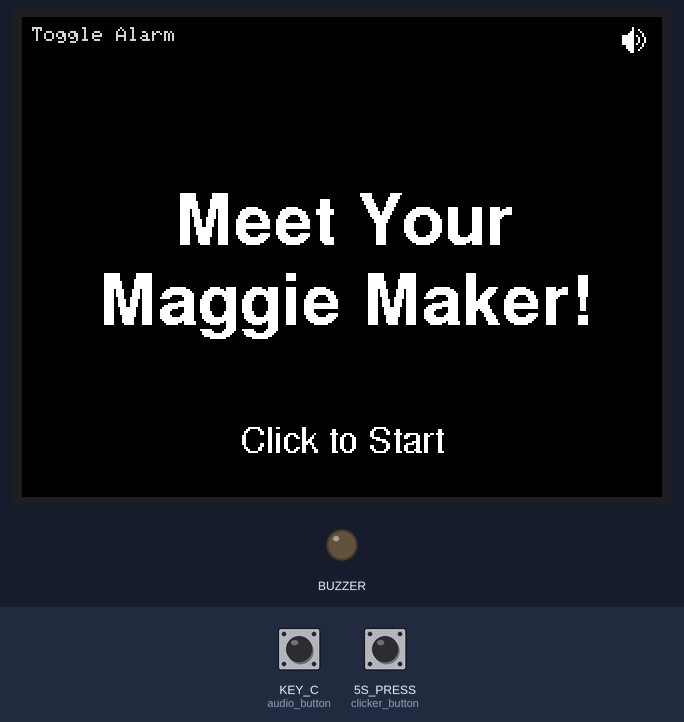
Bench run of a sketch on a simulated Seeed Wio Terminal. On the bench: 320×240 colour display, output pins drawn as LEDs (lit = HIGH). Inputs (shaded band) come from the test bench; at power-on: 5S_PRESS (clicker_button) HIGH, KEY_C (audio_button) HIGH.

Above: at 1.4 s.
1.5 s: 5S_PRESS (clicker_button) pulled LOW for 0.15 s
At 3.1 s:
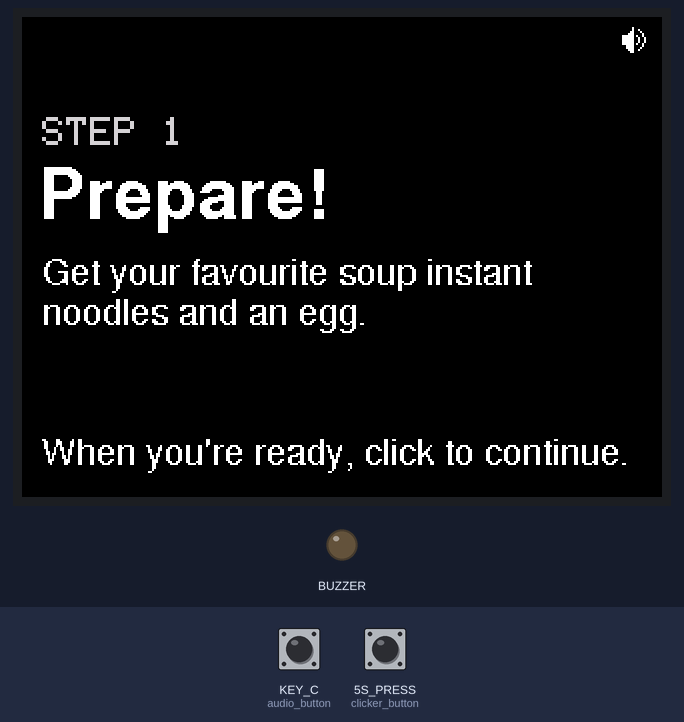
3.6 s: 5S_PRESS (clicker_button) pulled LOW for 3.2 s
At 7.5 s:
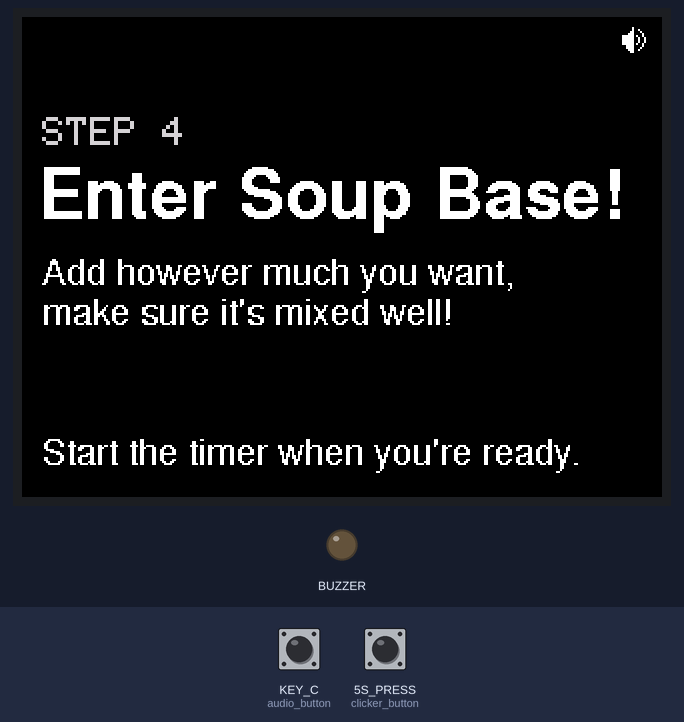
8.3 s: 5S_PRESS (clicker_button) pulled LOW for 1 s
At 11.0 s:
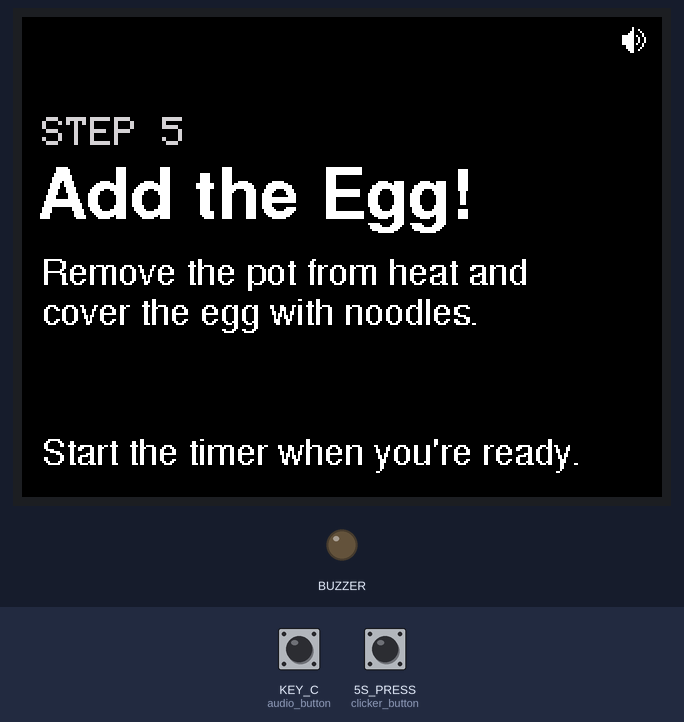
11.4 s: 5S_PRESS (clicker_button) pulled LOW for 1 s
At 14.2 s:
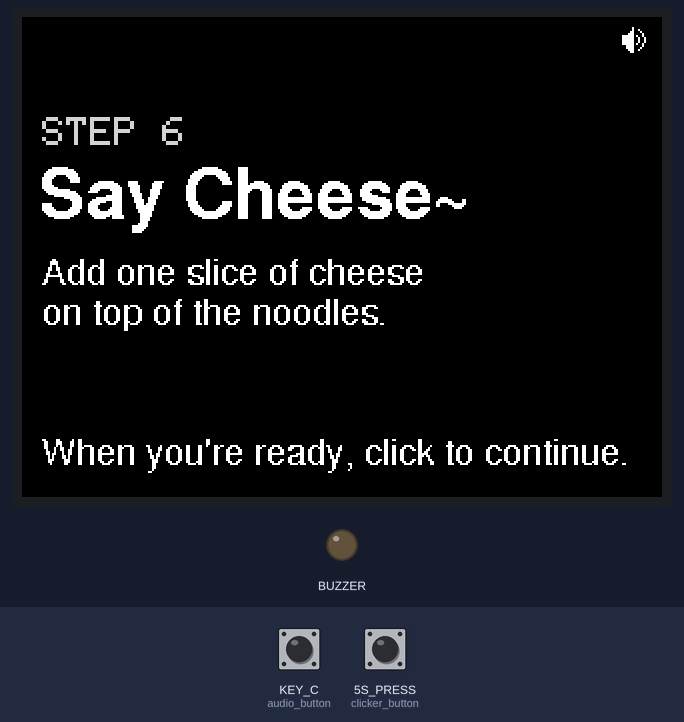
14.5 s: 5S_PRESS (clicker_button) pulled LOW for 0.15 s
At 16.5 s:
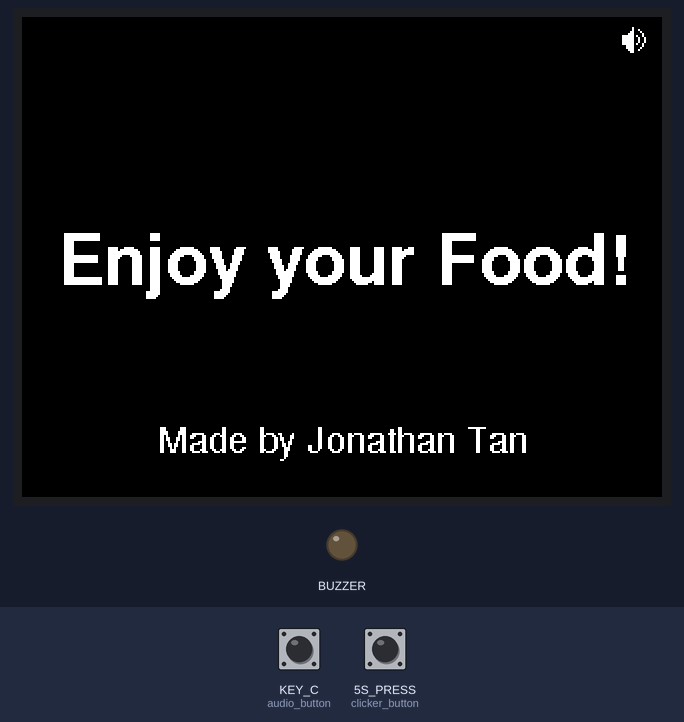
Timing chart, 0 to 17.6 s (numbered marks = the images above; inputs shaded):
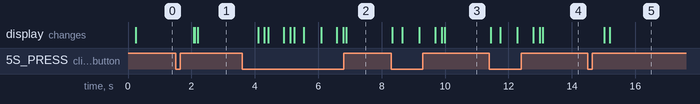

The sketch:

WioTerminal_MaggieMaker.ino
```cpp
// MaggieMaker: A Customisable Kitchen Timer
// Author: Jonathan Tan
// Jan 2021
// Written for Seeed Wio Terminal

#include <TFT_eSPI.h>
#include"Free_Fonts.h"

// EDIT THE FOLLOWING TO DECLARE BUTTON PINS FOR OTHER ARDUINO BOARDS
const auto clicker_button = WIO_5S_PRESS;
const auto audio_button = WIO_KEY_C;

// Initialise State Variables
int alarm_state = 1;
int clicker_state = 0;
bool skipped_timer = false;

TFT_eSPI tft;
TFT_eSprite ttext(&tft);
TFT_eSprite alarm_text(&tft);
TFT_eSprite step_number(&tft);
TFT_eSprite title_text(&tft);
TFT_eSprite notes1_text(&tft);
TFT_eSprite notes2_text(&tft);
TFT_eSprite notes3_text(&tft);
TFT_eSprite action_text(&tft);
TFT_eSprite sp(&tft);


void clear_timer() {
    tft.fillRect(0, 200, 400, 40, TFT_BLACK);
    action_text.deleteSprite();
}

void clear_all() {
    tft.fillRect(0, 50, 400, 200, TFT_BLACK);
    tft.fillRect(0, 0, 150, 20, TFT_BLACK);
}

void clear_sprites(String notes2, String notes3) {
    step_number.deleteSprite();
    title_text.deleteSprite();
    notes1_text.deleteSprite();
    action_text.deleteSprite();
    if (notes2.length() != 0) {
        notes2_text.deleteSprite();
    }
    if (notes3.length() != 0) {
        notes3_text.deleteSprite();
    }
}

void alarm() {
    for (int k=0; k<3; k++) {
        for (int i=0; i<3; i++) {
            analogWrite(WIO_BUZZER, 150);
            delay(80);
            analogWrite(WIO_BUZZER, 0);
            delay(80);
        }
        delay(600);
    }
}

void alarm_logo() {
      sp.createSprite(12,13);
      sp.fillTriangle(5,0,5,13,0,6,0xFFFF);
      sp.fillRect(0,4,2,5,0xFFFF);
      sp.drawFastVLine(8,5,3,0xFFFF);
      sp.drawFastVLine(11,5,3,0xFFFF);
      sp.drawFastVLine(10,3,2,0xFFFF);
      sp.drawFastVLine(10,8,2,0xFFFF);
      sp.drawLine(8,1,10,3,0xFFFF);
      sp.drawLine(8,11,10,9,0xFFFF);
      sp.drawPixel(7,4,0xFFFF);
      sp.drawPixel(7,8,0xFFFF);
      sp.pushSprite(300, 5);
}

void cover(int mode, String line1 = "Meet Your", String line2 = "Maggie Maker!") {
    tft.setFreeFont(FSSB18);
    tft.setTextDatum(MC_DATUM);

    if (mode == 0) {
        // Add Toggle Alarm Text
        alarm_text.createSprite(80,10);
        alarm_text.setCursor(0,0);
        alarm_text.setTextColor(TFT_LIGHTGREY, 0);
        alarm_text.drawString("Toggle Alarm", 0,0);
        alarm_text.pushSprite(5,5);

        // Add Title Text
        tft.drawString(line1, 160, 100);
        tft.drawString(line2, 160, 140);
        tft.setFreeFont(FSS9);
        tft.drawString("Click to Start", 160, 210);

        // Wait for Input and Allow for Alarm Toggle
        while (clicker_state == 0) {
            if (digitalRead(audio_button) == LOW) {
              if (alarm_state == 1) {
                  alarm_state = 0;
                  tft.fillRect(300, 0, 50, 50, TFT_BLACK);
                  delay(500);
              } else if (alarm_state == 0) {
                  alarm_state = 1;
                  alarm_logo();
                  delay(500);
              }
            }
            if (digitalRead(clicker_button) == LOW) {
              clicker_state = 1;
              delay(500);
              alarm_text.deleteSprite();
            }
        }
    } else if (mode == 1) {
        // Ending Text
        tft.drawString("Enjoy your Food!", 160, 120);
        tft.setFreeFont(FSS9);
        tft.drawString("Made by Jonathan Tan", 160, 210);
        while (clicker_state == 0) {
            if (digitalRead(clicker_button) == LOW) {
              clicker_state = 1;
              delay(500);
            }
        }
    }
    clicker_state = 0;
    clear_all();
}

void page(int step_no, String title, int duration, String notes1, String notes2 = "", String notes3 = "") {

    // Display the Text Instructions
    step_number.createSprite(200, 15);
    step_number.setCursor(0,0);
    step_number.setTextColor(TFT_LIGHTGREY, 0);
    step_number.setTextSize(2);
    step_number.printf("STEP %d", step_no);
    step_number.pushSprite(10,50);

    title_text.createSprite(320, 80);
    title_text.setCursor(0,0);
    title_text.setFreeFont(FSSB18);
    title_text.drawString(title, 0 ,0);
    title_text.pushSprite(8,75);

    notes1_text.createSprite(280, 20);
    notes1_text.setCursor(0,0);
    notes1_text.setFreeFont(FSS9);
    notes1_text.drawString(notes1, 0, 0);
    notes1_text.pushSprite(10,120);

    if (notes2.length() != 0) {
        notes2_text.createSprite(280, 20);
        notes2_text.setCursor(0,0);
        notes2_text.setFreeFont(FSS9);
        notes2_text.drawString(notes2, 0, 0);
        notes2_text.pushSprite(10,140);
    }

    if (notes3.length() != 0) {
        notes3_text.createSprite(280, 20);
        notes3_text.setCursor(0,0);
        notes3_text.setFreeFont(FSS9);
        notes3_text.drawString(notes3, 0, 0);
        notes3_text.pushSprite(10,160);
    }

    // Engage timer page if selected
    if (duration != 0) {

        // First let the user understand the instruction.
        while (clicker_state == 0) {
            action_text.createSprite(320, 30);
            action_text.setCursor(0,0);
            action_text.setFreeFont(FSS9);
            action_text.drawString("Start the timer when you're ready.", 0, 0);
            action_text.pushSprite(10,210);
            if (digitalRead(clicker_button) == LOW) clicker_state = 1;
        }
        clicker_state = 0;
        clear_timer();
        delay(300);

        // Timer starts running.
        ttext.createSprite(110,30);
        tft.drawRoundRect(10, 210, 200, 10, 4, TFT_WHITE);
        long start_millis = millis();
        int progress, t_min, t_sec;
        long seconds_elapsed = 0;
        long seconds_remain;

        while(seconds_elapsed<duration && clicker_state == 0) {
            seconds_elapsed = (millis() - start_millis)/1000;
            seconds_remain = duration - seconds_elapsed;
            t_min = seconds_remain/60;
            t_sec = seconds_remain%60;

            ttext.setCursor(0, 0);
            ttext.setTextColor(0xFFE0, 0);
            ttext.setTextSize(3);
            ttext.printf("%02d:%02d", t_min, t_sec);
            ttext.pushSprite(220,200);

            progress = 200*seconds_elapsed/duration;
            tft.fillRoundRect(10, 210, progress, 10, 4, TFT_WHITE);
            if (digitalRead(clicker_button) == LOW) {
              clicker_state = 1;
              skipped_timer = true;
            }
        }
        clicker_state = 0;

        if (skipped_timer == false && alarm_state == 1) {
            alarm();
        } else if (skipped_timer == false && alarm_state == 0) {
            delay(2000);
        } else {
            skipped_timer = false;
            delay(500);
        }

        clear_timer();

        // Await user instruction to proceed.
        while (clicker_state == 0) {
            action_text.createSprite(320, 30);
            action_text.setCursor(0,0);
            action_text.setFreeFont(FSS9);
            action_text.drawString("Timer done! Click to continue.", 0, 0);
            action_text.pushSprite(10,210);

            if (digitalRead(clicker_button) == LOW){
                clicker_state = 1;
                delay(500);
            }
        }
        clicker_state = 0;
        clear_all();

    } else {

        // User will proceed when task is completed.
        while (clicker_state == 0) {
            action_text.createSprite(320, 30);
            action_text.setCursor(0,0);
            action_text.setFreeFont(FSS9);
            action_text.drawString("When you're ready, click to continue.", 0, 0);
            action_text.pushSprite(10,210);
            if (digitalRead(clicker_button) == LOW) {
              clicker_state = 1;
              delay(500);
            }
        }
        clicker_state = 0;
        clear_all();
    }

    clear_sprites(notes2, notes3);
    delay(100);

}


void setup() {
      pinMode(clicker_button, INPUT_PULLUP);
      pinMode(audio_button, INPUT_PULLUP);
      pinMode(WIO_BUZZER, OUTPUT);

      tft.init();
      tft.setRotation(3);
      tft.fillScreen(TFT_BLACK);
      alarm_logo();
}

void loop() {
      cover(0);
      page(1, "Prepare!", 0, "Get your favourite soup instant", "noodles and an egg.");
      page(2, "Boil the Water!", 0, "Heat pot at medium-high heat", "until water is bubbling.");
      page(3, "Noodles In!", 120, "Submerge all the way and", "separate slightly with chopsticks.");
      page(4, "Enter Soup Base!", 45, "Add however much you want,", "make sure it's mixed well!");
      page(5, "Add the Egg!", 60, "Remove the pot from heat and", "cover the egg with noodles.");
      page(6, "Say Cheese~", 0, "Add one slice of cheese", "on top of the noodles.");
      cover(1);
}
```

Free_Fonts.h
```cpp
// Attach this header file to your sketch to use the GFX Free Fonts. You can write
// sketches without it, but it makes referencing them easier.

// This calls up ALL the fonts but they only get loaded if you actually
// use them in your sketch.
//
// No changes are needed to this header file unless new fonts are added to the
// library "Fonts/GFXFF" folder.
//
// To save a lot of typing long names, each font can easily be referenced in the
// sketch in three ways, either with:
//
//    1. Font file name with the & in front such as &FreeSansBoldOblique24pt7b
//       an example being:
//
//       tft.setFreeFont(&FreeSansBoldOblique24pt7b);
//
//    2. FF# where # is a number determined by looking at the list below
//       an example being:
//
//       tft.setFreeFont(FF32);
//
//    3. An abbreviation of the file name. Look at the list below to see
//       the abbreviations used, for example:
//
//       tft.setFreeFont(FSSBO24)
//
//       Where the letters mean:
//       F = Free font
//       M = Mono
//      SS = Sans Serif (double S to distinguish is form serif fonts)
//       S = Serif
//       B = Bold
//       O = Oblique (letter O not zero)
//       I = Italic
//       # =  point size, either 9, 12, 18 or 24
//
//  Setting the font to NULL will select the GLCD font:
//
//      tft.setFreeFont(NULL); // Set font to GLCD

#define LOAD_GFXFF

#ifdef LOAD_GFXFF // Only include the fonts if LOAD_GFXFF is defined in User_Setup.h

// Use these when printing or drawing text in GLCD and high rendering speed fonts
#define GFXFF 1
#define GLCD  0
#define FONT2 2
#define FONT4 4
#define FONT6 6
#define FONT7 7
#define FONT8 8

// Use the following when calling setFont()
//
// Reserved for GLCD font  // FF0
//

#define TT1 &TomThumb

#define FM9 &FreeMono9pt7b
#define FM12 &FreeMono12pt7b
#define FM18 &FreeMono18pt7b
#define FM24 &FreeMono24pt7b

#define FMB9 &FreeMonoBold9pt7b
#define FMB12 &FreeMonoBold12pt7b
#define FMB18 &FreeMonoBold18pt7b
#define FMB24 &FreeMonoBold24pt7b

#define FMO9 &FreeMonoOblique9pt7b
#define FMO12 &FreeMonoOblique12pt7b
#define FMO18 &FreeMonoOblique18pt7b
#define FMO24 &FreeMonoOblique24pt7b

#define FMBO9 &FreeMonoBoldOblique9pt7b
#define FMBO12 &FreeMonoBoldOblique12pt7b
#define FMBO18 &FreeMonoBoldOblique18pt7b
#define FMBO24 &FreeMonoBoldOblique24pt7b

#define FSS9 &FreeSans9pt7b
#define FSS12 &FreeSans12pt7b
#define FSS18 &FreeSans18pt7b
#define FSS24 &FreeSans24pt7b

#define FSSB9 &FreeSansBold9pt7b
#define FSSB12 &FreeSansBold12pt7b
#define FSSB18 &FreeSansBold18pt7b
#define FSSB24 &FreeSansBold24pt7b

#define FSSO9 &FreeSansOblique9pt7b
#define FSSO12 &FreeSansOblique12pt7b
#define FSSO18 &FreeSansOblique18pt7b
#define FSSO24 &FreeSansOblique24pt7b

#define FSSBO9 &FreeSansBoldOblique9pt7b
#define FSSBO12 &FreeSansBoldOblique12pt7b
#define FSSBO18 &FreeSansBoldOblique18pt7b
#define FSSBO24 &FreeSansBoldOblique24pt7b

#define FS9 &FreeSerif9pt7b
#define FS12 &FreeSerif12pt7b
#define FS18 &FreeSerif18pt7b
#define FS24 &FreeSerif24pt7b

#define FSI9 &FreeSerifItalic9pt7b
#define FSI12 &FreeSerifItalic12pt7b
#define FSI19 &FreeSerifItalic18pt7b
#define FSI24 &FreeSerifItalic24pt7b

#define FSB9 &FreeSerifBold9pt7b
#define FSB12 &FreeSerifBold12pt7b
#define FSB18 &FreeSerifBold18pt7b
#define FSB24 &FreeSerifBold24pt7b

#define FSBI9 &FreeSerifBoldItalic9pt7b
#define FSBI12 &FreeSerifBoldItalic12pt7b
#define FSBI18 &FreeSerifBoldItalic18pt7b
#define FSBI24 &FreeSerifBoldItalic24pt7b

#define FF0 NULL //ff0 reserved for GLCD
#define FF1 &FreeMono9pt7b
#define FF2 &FreeMono12pt7b
#define FF3 &FreeMono18pt7b
#define FF4 &FreeMono24pt7b

#define FF5 &FreeMonoBold9pt7b
#define FF6 &FreeMonoBold12pt7b
#define FF7 &FreeMonoBold18pt7b
#define FF8 &FreeMonoBold24pt7b

#define FF9 &FreeMonoOblique9pt7b
#define FF10 &FreeMonoOblique12pt7b
#define FF11 &FreeMonoOblique18pt7b
#define FF12 &FreeMonoOblique24pt7b

#define FF13 &FreeMonoBoldOblique9pt7b
#define FF14 &FreeMonoBoldOblique12pt7b
#define FF15 &FreeMonoBoldOblique18pt7b
#define FF16 &FreeMonoBoldOblique24pt7b

#define FF17 &FreeSans9pt7b
#define FF18 &FreeSans12pt7b
#define FF19 &FreeSans18pt7b
#define FF20 &FreeSans24pt7b

#define FF21 &FreeSansBold9pt7b
#define FF22 &FreeSansBold12pt7b
#define FF23 &FreeSansBold18pt7b
#define FF24 &FreeSansBold24pt7b

#define FF25 &FreeSansOblique9pt7b
#define FF26 &FreeSansOblique12pt7b
#define FF27 &FreeSansOblique18pt7b
#define FF28 &FreeSansOblique24pt7b

#define FF29 &FreeSansBoldOblique9pt7b
#define FF30 &FreeSansBoldOblique12pt7b
#define FF31 &FreeSansBoldOblique18pt7b
#define FF32 &FreeSansBoldOblique24pt7b

#define FF33 &FreeSerif9pt7b
#define FF34 &FreeSerif12pt7b
#define FF35 &FreeSerif18pt7b
#define FF36 &FreeSerif24pt7b

#define FF37 &FreeSerifItalic9pt7b
#define FF38 &FreeSerifItalic12pt7b
#define FF39 &FreeSerifItalic18pt7b
#define FF40 &FreeSerifItalic24pt7b

#define FF41 &FreeSerifBold9pt7b
#define FF42 &FreeSerifBold12pt7b
#define FF43 &FreeSerifBold18pt7b
#define FF44 &FreeSerifBold24pt7b

#define FF45 &FreeSerifBoldItalic9pt7b
#define FF46 &FreeSerifBoldItalic12pt7b
#define FF47 &FreeSerifBoldItalic18pt7b
#define FF48 &FreeSerifBoldItalic24pt7b

// >>>>>>>>>>>>>>>>>>>>>>>>>>>>>>>>>>>>>>>>>>>>>>>>>>>>>>>>>>>>>>>>>>>>>>>>>>>>>>>>>
// Now we define "s"tring versions for easy printing of the font name so:
//   tft.println(sFF5);
// will print
//   Mono bold 9
// >>>>>>>>>>>>>>>>>>>>>>>>>>>>>>>>>>>>>>>>>>>>>>>>>>>>>>>>>>>>>>>>>>>>>>>>>>>>>>>>>

#define sFF0 "GLCD"
#define sTT1 "Tom Thumb"
#define sFF1 "Mono 9"
#define sFF2 "Mono 12"
#define sFF3 "Mono 18"
#define sFF4 "Mono 24"

#define sFF5 "Mono bold 9"
#define sFF6 "Mono bold 12"
#define sFF7 "Mono bold 18"
#define sFF8 "Mono bold 24"

#define sFF9 "Mono oblique 9"
#define sFF10 "Mono oblique 12"
#define sFF11 "Mono oblique 18"
#define sFF12 "Mono oblique 24"

#define sFF13 "Mono bold oblique 9"
#define sFF14 "Mono bold oblique 12"
#define sFF15 "Mono bold oblique 18"
#define sFF16 "Mono bold oblique 24" // Full text line is too big for 480 pixel wide screen

#define sFF17 "Sans 9"
#define sFF18 "Sans 12"
#define sFF19 "Sans 18"
#define sFF20 "Sans 24"

#define sFF21 "Sans bold 9"
#define sFF22 "Sans bold 12"
#define sFF23 "Sans bold 18"
#define sFF24 "Sans bold 24"

#define sFF25 "Sans oblique 9"
#define sFF26 "Sans oblique 12"
#define sFF27 "Sans oblique 18"
#define sFF28 "Sans oblique 24"

#define sFF29 "Sans bold oblique 9"
#define sFF30 "Sans bold oblique 12"
#define sFF31 "Sans bold oblique 18"
#define sFF32 "Sans bold oblique 24"

#define sFF33 "Serif 9"
#define sFF34 "Serif 12"
#define sFF35 "Serif 18"
#define sFF36 "Serif 24"

#define sFF37 "Serif italic 9"
#define sFF38 "Serif italic 12"
#define sFF39 "Serif italic 18"
#define sFF40 "Serif italic 24"

#define sFF41 "Serif bold 9"
#define sFF42 "Serif bold 12"
#define sFF43 "Serif bold 18"
#define sFF44 "Serif bold 24"

#define sFF45 "Serif bold italic 9"
#define sFF46 "Serif bold italic 12"
#define sFF47 "Serif bold italic 18"
#define sFF48 "Serif bold italic 24"

#else // LOAD_GFXFF not defined so setup defaults to prevent error messages

// >>>>>>>>>>>>>>>>>>>>>>>>>>>>>>>>>>>>>>>>>>>>>>>>>>>>>>>>>>>>>>>>>>>>>>>>>>>>>>>>>
// Free fonts are not loaded in User_Setup.h so we must define all as font 1
// to prevent compile error messages
// >>>>>>>>>>>>>>>>>>>>>>>>>>>>>>>>>>>>>>>>>>>>>>>>>>>>>>>>>>>>>>>>>>>>>>>>>>>>>>>>>

#define GFXFF 1
#define GLCD  1
#define FONT2 2
#define FONT4 4
#define FONT6 6
#define FONT7 7
#define FONT8 8

#define FF0 1
#define FF1 1
#define FF2 1
#define FF3 1
#define FF4 1
#define FF5 1
#define FF6 1
#define FF7 1
#define FF8 1
#define FF9 1
#define FF10 1
#define FF11 1
#define FF12 1
#define FF13 1
#define FF14 1
#define FF15 1
#define FF16 1
#define FF17 1
#define FF18 1
#define FF19 1
#define FF20 1
#define FF21 1
#define FF22 1
#define FF23 1
#define FF24 1
#define FF25 1
#define FF26 1
#define FF27 1
#define FF28 1
#define FF29 1
#define FF30 1
#define FF31 1
#define FF32 1
#define FF33 1
#define FF34 1
#define FF35 1
#define FF36 1
#define FF37 1
#define FF38 1
#define FF39 1
#define FF40 1
#define FF41 1
#define FF42 1
#define FF43 1
#define FF44 1
#define FF45 1
#define FF46 1
#define FF47 1
#define FF48 1

#define FM9  1
#define FM12 1
#define FM18 1
#define FM24 1

#define FMB9  1
#define FMB12 1
#define FMB18 1
#define FMB24 1

#define FMO9  1
#define FMO12 1
#define FMO18 1
#define FMO24 1

#define FMBO9  1
#define FMBO12 1
#define FMBO18 1
#define FMBO24 1

#define FSS9  1
#define FSS12 1
#define FSS18 1
#define FSS24 1

#define FSSB9  1
#define FSSB12 1
#define FSSB18 1
#define FSSB24 1

#define FSSO9  1
#define FSSO12 1
#define FSSO18 1
#define FSSO24 1

#define FSSBO9  1
#define FSSBO12 1
#define FSSBO18 1
#define FSSBO24 1

#define FS9  1
#define FS12 1
#define FS18 1
#define FS24 1

#define FSI9  1
#define FSI12 1
#define FSI19 1
#define FSI24 1

#define FSB9  1
#define FSB12 1
#define FSB18 1
#define FSB24 1

#define FSBI9  1
#define FSBI12 1
#define FSBI18 1
#define FSBI24 1

#endif // LOAD_GFXFF
```

Measured:
- after the input at 1.5 s, the display: first changes after 0.57 s (image 1 shows a later state)
- after the input at 3.6 s, the display: first changes after 0.51 s (image 2 shows a later state)
- after the input at 8.3 s, the display: first changes at once (image 3 shows a later state)
- after the input at 11.4 s, the display: first changes at once (image 4 shows a later state)
- after the input at 14.5 s, the display: first changes after 0.52 s (image 5 shows a later state)
